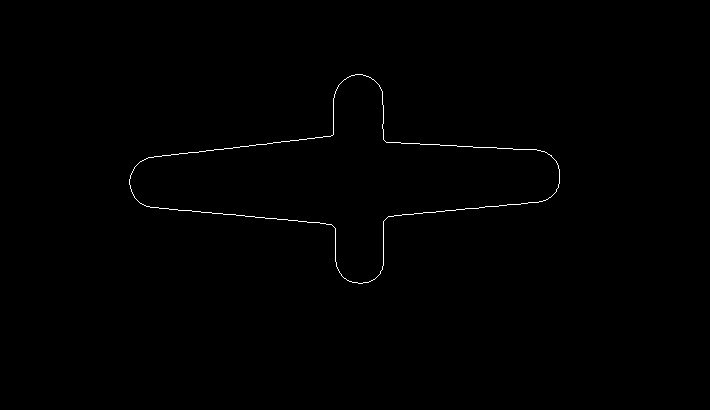
#> input picture templateMatching/cimg0.jpg, 710 x 410 px, given in place of the camera
$ python matching01.py
#> lines starting #> are read from the running program, lines starting #| are printed output that depends on the picture; after the words box and inside, x2 and y2 are one past the last pixel; in counts of white or black regions, pixels touching at a corner belong together
import cv2
import numpy as np
from PIL import Image as im

WIDTH  = 1920  #320/640/800/1024/1280/1920
HEIGHT = 1080  #240/480/600/ 576/ 720/1080

th1 = 300
th2 = 1000
picNum = 0
ksize = 3
binth = 250
maxValue = 255

capture = cv2.VideoCapture(0)
capture.set(cv2.CAP_PROP_FRAME_WIDTH, WIDTH)
capture.set(cv2.CAP_PROP_FRAME_HEIGHT, HEIGHT)
capture.set(cv2.CAP_PROP_EXPOSURE,-100.0)

def contours(edge):

    contours, hierarchy = cv2.findContours(edge,cv2.RETR_TREE,cv2.CHAIN_APPROX_SIMPLE)
    cimg = np.zeros((edge.shape[0],edge.shape[1],3))
    try:
        cimg = cv2.drawContours(cimg, contours, 1, (255,255,255), 1)
    except:
        print("no contours.")
    cv2.imshow('cimg',cimg)
    return(cimg)

def matching(img):
    template = cv2.imread("grayTemplate.jpg")
    cv2.imshow('temp',template)
    cv2.imshow('img',img)
    result = cv2.matchTemplate(img, template,cv2.TM_CCOEFF_NORMED)
    print(result.shape)

    minVal, maxVal, minLoc, maxLoc = cv2.minMaxLoc(result)
    print(f"max value: {maxVal}, position: {maxLoc}")

    tl = maxLoc[0], maxLoc[1]
    br = maxLoc[0] + template.shape[1], maxLoc[1] + template.shape[0]

    dst = img.copy()
    cv2.rectangle(dst, tl, br, color=(255, 255, 255), thickness=2)
    cv2.imshow("dst",dst)

if capture.isOpened() is False:
    raise IOError


while True:
    ret, frame = capture.read()
#> frame is the input picture: shape (410, 710, 3); min 0, max 255, mean 1

    if ret is False:
        raise IOError

    frame = frame[300:710, 680:1390, :]
#> frame: shape (110, 30, 3); every value is 0
    gray = cv2.cvtColor(frame,cv2.COLOR_BGR2GRAY)
#> gray: shape (110, 30); every value is 0
    gray = cv2.medianBlur(gray,ksize)
    th, binary = cv2.threshold(gray, binth, maxValue, cv2.THRESH_TOZERO)
#> th = 250
    edge = cv2.Canny(binary,threshold1=th1,threshold2=th2)

    edge2 = edge.copy()
    cimg = contours(edge2)
#> in contours, `contours, hierarchy = cv2.findContours(edge,cv2.RETR_TREE,cv2.CHAIN_AP..`: contours = []
#> in contours, `cimg = cv2.drawContours(cimg, contours, 1, (255,255,255), 1)`: cimg: shape (110, 30, 3) float64; every value is 0
    matching(frame)
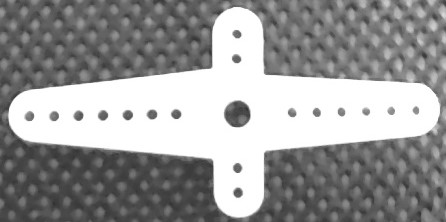
#> input picture templateMatching/grayTemplate.jpg, 446 x 222 px
#> in matching, template is the input picture: shape (222, 446, 3); min 50, max 255, mean 152.8
#> in matching, `result = cv2.matchTemplate(img, template,cv2.TM_CCOEFF_NORMED)`: result: shape (113, 417) float32; every value is 1
#| (113, 417)
#> in matching, `minVal, maxVal, minLoc, maxLoc = cv2.minMaxLoc(result)`: minVal = 1; minLoc = (0, 0)
#| max value: 1.0, position: (0, 0)
#> in matching, `br = maxLoc[0] + template.shape[1], maxLoc[1] + template.shape[0]`: br = (446, 222)
#> in matching, `cv2.rectangle(dst, tl, br, color=(255, 255, 255), thickness=2)`:
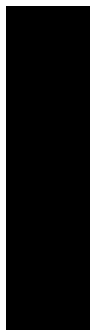
#> dst: shape (110, 30, 3) (shown 3 times larger); 8.4% white; 1 white region, box (x1, y1, x2, y2) and area: (0, 0, 30, 110) 276

    concat = cv2.vconcat([binary,edge])
#> concat: shape (220, 30); every value is 0


    cv2.imshow('concat',concat)
#    cv2.imshow('frame',frame)
#    cv2.imshow('edge',edge)

    key = cv2.waitKey(1)
#> (key Esc is pressed here)
    if key == 27: #ESC
        break
    elif key == ord("u"): #p
        th1 += 10
        print("th1 = ",th1)
    elif key == ord("j"):
        th1 -= 10
        print("th1 = ",th1)
    elif key == ord("i"):
        th2 += 10
        print("th2 = ",th2)
    elif key == ord("k"):
        th2 -= 10
        print("th2 = ",th2)
    elif key == ord("o"):
        binth += 10
        print("bth = ",binth)
    elif key == ord("l"):
        binth -= 10
        print("bth = ",binth)
    elif key == ord("y"):
        ksize += 2
        print("ksize = ",ksize)
    elif key == ord("h"):
        ksize -= 2
        if ksize <= 1:
            ksize = 1
        print("ksize = ",ksize)
    elif key == ord("p"):
        cv2.imwrite("edge" + str(picNum) + ".jpg",edge)
        cv2.imwrite("gray" + str(picNum) + ".jpg",gray)
        cv2.imwrite("binary" + str(picNum) + ".jpg",binary)
        cv2.imwrite("cimg" + str(picNum) + ".jpg",cimg)
capture.release()
cv2.destroyAllWindows()
